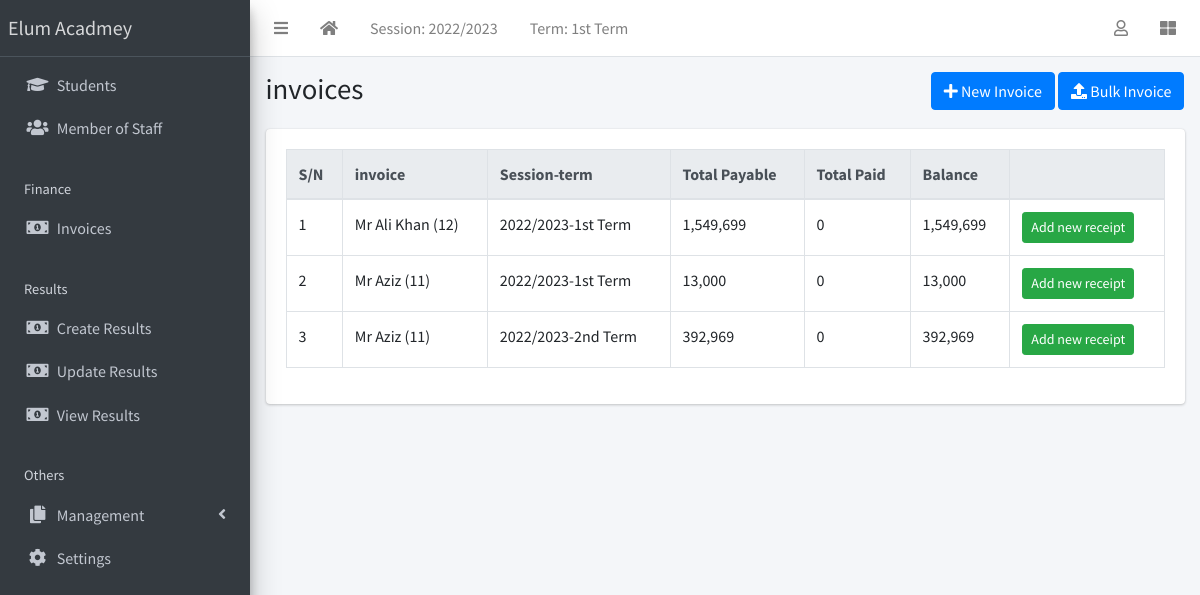
Screenshot of /finance/list/ (signed in) with the database file from the repository.
### apps/corecode/models.py (models this page shows, shortened)
class AcademicSession(models.Model):
    name = models.CharField(max_length=200, unique=True)
    current = models.BooleanField(default=True)
    class Meta:
        ordering = ["-name"]
    def __str__(self):
        return self.name

class AcademicTerm(models.Model):
    name = models.CharField(max_length=20, unique=True)
    current = models.BooleanField(default=True)
    class Meta:
        ordering = ["name"]
    def __str__(self):
        return self.name

class SiteConfig(models.Model):
    key = models.SlugField()
    value = models.CharField(max_length=200)

### apps/finance/models.py (models this page shows, shortened)
class Invoice(models.Model):
    student = models.ForeignKey(Student, on_delete=models.CASCADE)
    session = models.ForeignKey(AcademicSession, on_delete=models.CASCADE)
    term = models.ForeignKey(AcademicTerm, on_delete=models.CASCADE)
    class_for = models.ForeignKey(StudentClass, on_delete=models.CASCADE)
    balance_from_previous_term = models.IntegerField(default=0)
    status = models.CharField(
        max_length=20,
        choices=[("active", "Active"), ("closed", "Closed")],
        default="active",
    )
    class Meta:
        ordering = ["student", "term"]
    def __str__(self):
        return f"{self.student}"
    def balance(self):
        payable = self.total_amount_payable()
        paid = self.total_amount_paid()
        return payable - paid
    def amount_payable(self):
        items = InvoiceItem.objects.filter(invoice=self)
        total = 0
        for item in items:
            total += item.amount
        return total
    def total_amount_payable(self):
        return self.balance_from_previous_term + self.amount_payable()
    def total_amount_paid(self):
        receipts = Receipt.objects.filter(invoice=self)
        amount = 0
        for receipt in receipts:
            amount += receipt.amount_paid
        return amount

class InvoiceItem(models.Model):
    invoice = models.ForeignKey(Invoice, on_delete=models.CASCADE)
    description = models.CharField(max_length=200)
    amount = models.IntegerField()

### apps/students/models.py (models this page shows, shortened)
class Student(models.Model):
    STATUS_CHOICES = [("active", "Active"), ("inactive", "Inactive")]
    GENDER_CHOICES = [("male", "Male"), ("female", "Female")]
    current_status = models.CharField(
        max_length=10, choices=STATUS_CHOICES, default="active"
    )
    registration_number = models.CharField(max_length=200, unique=True)
    surname = models.CharField(max_length=200)
    firstname = models.CharField(max_length=200)
    other_name = models.CharField(max_length=200, blank=True)
    gender = models.CharField(max_length=10, choices=GENDER_CHOICES, default="male")
    date_of_birth = models.DateField(default=timezone.now)
    current_class = models.ForeignKey(
        StudentClass, on_delete=models.SET_NULL, blank=True, null=True
    )
    date_of_admission = models.DateField(default=timezone.now)
    mobile_num_regex = RegexValidator(
        regex="^[0-9]{10,15}$", message="Entered mobile number isn't in a right format!"
    )
    parent_mobile_number = models.CharField(
        validators=[mobile_num_regex], max_length=13, blank=True
    )
    address = models.TextField(blank=True)
    others = models.TextField(blank=True)
    passport = models.ImageField(blank=True, upload_to="students/passports/")
    class Meta:
        ordering = ["surname", "firstname", "other_name"]
    def __str__(self):
        return f"{self.surname} {self.firstname} {self.other_name} ({self.registration_number})"

### apps/finance/views.py (the view)
# urls.py: path("list/", InvoiceListView.as_view(), name="invoice-list"),
class InvoiceListView(LoginRequiredMixin, ListView):
    model = Invoice

### apps/corecode/context_processors.py (called while the page is built)
def site_defaults(request):
    current_session = AcademicSession.objects.get(current=True)
    current_term = AcademicTerm.objects.filter(current=True).first()
    vals = SiteConfig.objects.all()
    contexts = {
        "current_session": current_session.name,
        "current_term": current_term.name,
    }
    for val in vals:
        contexts[val.key] = val.value
    return contexts

### apps/finance/templates/finance/invoice_list.html (shortened to what this page needs)
{% extends 'base.html' %}
{% load humanize %}
{% block title %}invoices{% endblock title %}
{% block breadcrumb %}
<a class="btn btn-primary" href="{% url 'invoice-create' %}"><i
    class="fas fa-plus"></i> New Invoice</a>
<a class="btn btn-primary" href="{% url 'bulk-invoice' %}"><i
    class="fas fa-upload"></i> Bulk Invoice</a>
{% endblock breadcrumb %}
{% block content %}
  <div class="table-responsive">
    <table id="invoicetable" class="table table-bordered table-hover">
      <thead class="thead-light">
        <tr>
          <th>S/N</th>
          <th>invoice</th>
          <th>Session-term</th>
          <th>Total Payable</th>
          <th>Total Paid</th>
          <th>Balance</th>
          <th></th>
        </tr>
      </thead>
      <tbody>
        {% for invoice in object_list %}
          <tr class='clickable-row' data-href="{% url 'invoice-detail' invoice.id %}">
            <td>{{ forloop.counter}}</td>
            <td>{{ invoice}}</td>
            <td>{{ invoice.session}}-{{ invoice.term}}</td>
            <td>{{ invoice.total_amount_payable | intcomma }}</td>
            <td>{{ invoice.total_amount_paid | intcomma }}</td>
            <td>{{ invoice.balance | intcomma }}</td>
            <td><a class="btn btn-success btn-sm"
                href="{% url 'receipt-create' %}?invoice={{ invoice.id }}">Add new
                receipt</a></td>
          </tr>
        {% endfor %}
      </tbody>
    </table>
  </div>
{% endblock content %}

### templates/base.html (shortened to what this page needs)
{% load static %}
<!DOCTYPE html>
<html lang="en">
<head>
  <link rel="stylesheet" href="{% static 'plugins/fontawesome-free/css/all.min.css' %}">
  <link rel="stylesheet" href="{% static 'plugins/toastr/toastr.min.css' %}">
  <link rel="stylesheet"
    href="{% static 'plugins/overlayScrollbars/css/OverlayScrollbars.min.css' %}">
  <link rel="stylesheet" href="{% static 'plugins/Datatables/datatables.min.css' %}" />
  <link rel="stylesheet" href="{% static 'dist/css/adminlte.min.css' %}">
</head>
<body
  class="hold-transition sidebar-mini layout-fixed layout-navbar-fixed layout-footer-fixed">
  <div class="wrapper">
    <nav class="main-header navbar navbar-expand navbar-white navbar-light">
      <ul class="navbar-nav">
        <li class="nav-item">
          <a class="nav-link" data-widget="pushmenu" href="#" role="button"><i
              class="fas fa-bars"></i></a>
        </li>
        <li class="nav-item d-none d-sm-inline-block">
          <a href="{% url 'home' %} " class="nav-link"><i class="fa fa-home"></i></a>
        </li>
        <li class="nav-item d-none d-sm-inline-block">
          <a href="{% url 'current-session' %}" class="nav-link">Session: {{ current_session }}</a>
        </li>
        <li class="nav-item d-none d-sm-inline-block">
          <a href="{% url 'current-session' %}" class="nav-link">Term: {{ current_term }}</a>
        </li>
      </ul>
      <ul class="navbar-nav ml-auto">
        <li class="nav-item dropdown">
          <a class="nav-link" data-toggle="dropdown" href="#">
            <i class="far fa-user"></i>
          </a>
        </li>
        <li class="nav-item">
          <a class="nav-link" data-widget="control-sidebar" data-slide="true"
            href="#" role="button"><i class="fas fa-th-large"></i></a>
        </li>
      </ul>
    </nav>
    <aside class="main-sidebar sidebar-dark-primary elevation-4">
      <a href="{% url 'home' %}" class="brand-link">{{ school_name | default:"MySchool" }}</a>
      <div class="sidebar">
        <nav class="mt-2">
          <ul class="nav nav-pills nav-sidebar flex-column"
            data-widget="treeview" role="menu" data-accordion="false">
            <li class="nav-item">
              <a href="{% url 'student-list' %}" class="nav-link">
                <i class="nav-icon fas fa-graduation-cap"></i>
                <p>
                  Students
                </p>
              </a>
            </li>
            <li class="nav-item">
              <a href="{% url 'staff-list' %}" class="nav-link">
                <i class="nav-icon fas fa-users"></i>
                <p>
                  Member of Staff
                </p>
              </a>
            </li>
            <li class="nav-header">Finance</li>
            <li class="nav-item">
              <a href="{% url 'invoice-list' %}" class="nav-link">
                <i class="nav-icon fas fa-money-bill-alt"></i>
                <p>
                  Invoices
                </p>
              </a>
            </li>
            <li class="nav-header">Results</li>
            <li class="nav-item">
              <a href="{% url 'create-result' %}" class="nav-link">
                <i class="nav-icon fas fa-money-bill-alt"></i>
                <p>
                  Create Results
                </p>
              </a>
            </li>
            <li class="nav-item">
              <a href="{% url 'edit-results' %}" class="nav-link">
                <i class="nav-icon fas fa-money-bill-alt"></i>
                <p>
                  Update Results
                </p>
              </a>
            </li>
            <li class="nav-item">
              <a href="{% url 'view-results' %}" class="nav-link">
                <i class="nav-icon fas fa-money-bill-alt"></i>
                <p>
                  View Results
                </p>
              </a>
            </li>
            <li class="nav-header">Others</li>
            <li class="nav-item has-treeview">
              <a href="#" class="nav-link">
                <i class="nav-icon fas fa-copy"></i>
                <p>
                  Management
                  <i class="fas fa-angle-left right"></i>
                </p>
              </a>
            </li>
            <li class="nav-item">
              <a href="{% url 'configs' %}" class="nav-link">
                <i class="nav-icon fas fa-cog"></i>
                <p>
                  Settings
                </p>
              </a>
            </li>
          </ul>
        </nav>
      </div>
    </aside>
    <div class="content-wrapper">
      <section class="content-header">
        <div class="container-fluid">
          <div class="row mb-1">
            <div class="col-sm-8">
              <h1>{% block title %}{% endblock title %}</h1>
            </div>
            <div class="col-sm-4">
              <ol class="breadcrumb float-sm-right">
                <li class="breadcrumb-item">{% block breadcrumb %}{% endblock breadcrumb %}</li>
              </ol>
            </div>
          </div>
        </div>
      </section>
      <section class="content">
        <div class="container-fluid">
          <div class="row">
            <div class="col-md-12">
              {% block fullcard %}
              <div class="card">
                <div class="card-body">
                  <div class="row">
                    <div class="col">
                      {% block content %}
                      {% endblock content %}
                    </div>
                  </div>
                </div>
              </div>
              {% endblock fullcard %}
            </div>
          </div>
        </div>
      </section>
    </div>
  </div>
</body>
</html>

### rows the page displays
AcademicSession: name "2022/2023"
AcademicTerm: name "1st Term"
SiteConfig: value "Elum Acadmey"
Invoice: student.registration_number "Mr Ali Khan (12)", session "2022/2023", term "1st Term", total_amount_payable "1,549,699", total_amount_paid "0", balance "1,549,699"
Invoice: student.registration_number "Mr Aziz (11)", session "2022/2023", term "1st Term", total_amount_payable "13,000", total_amount_paid "0", balance "13,000"
Invoice: student.registration_number "Mr Aziz (11)", session "2022/2023", term "2nd Term", total_amount_payable "392,969", total_amount_paid "0", balance "392,969"
